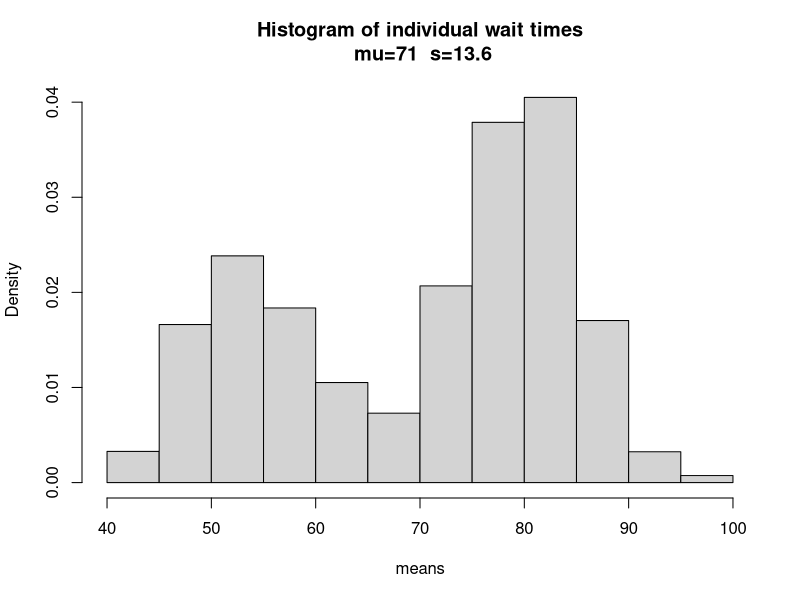
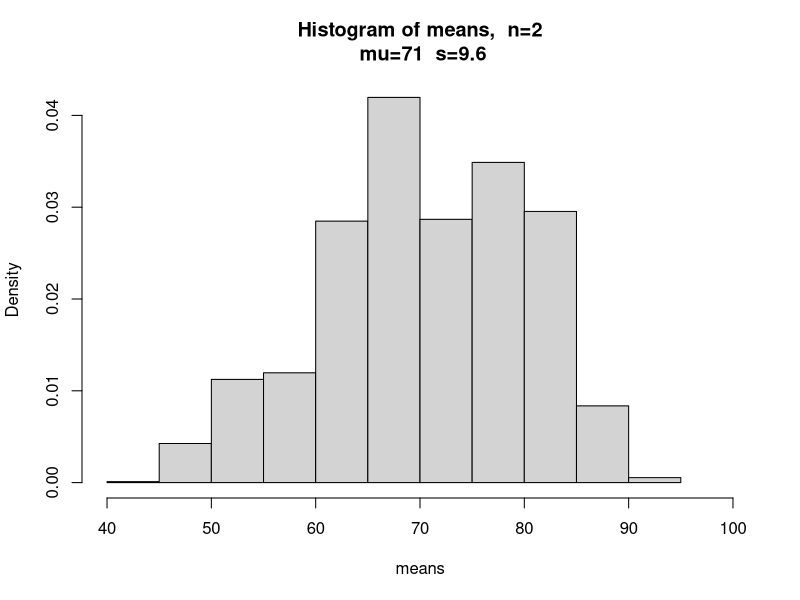
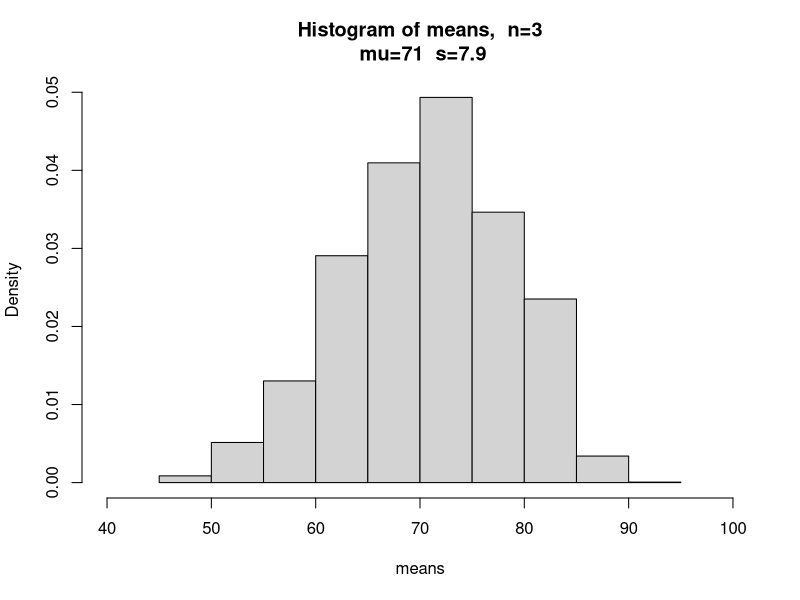
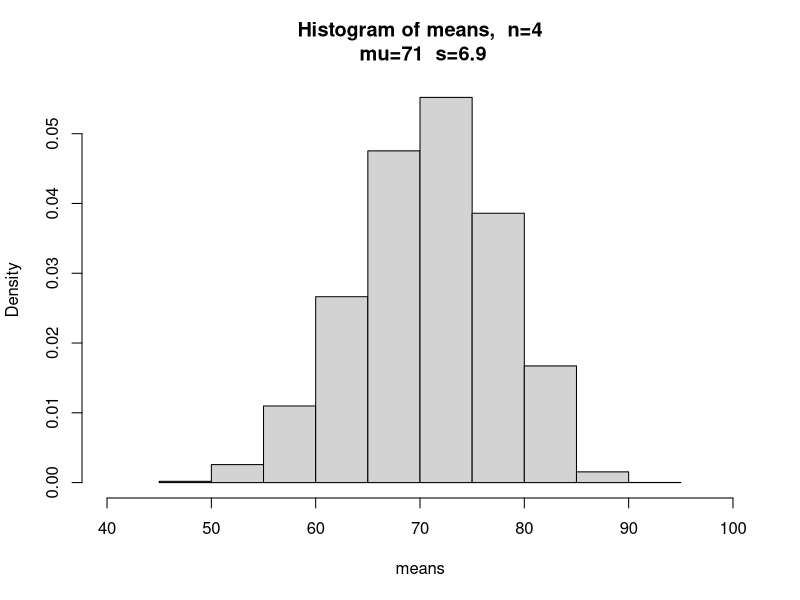
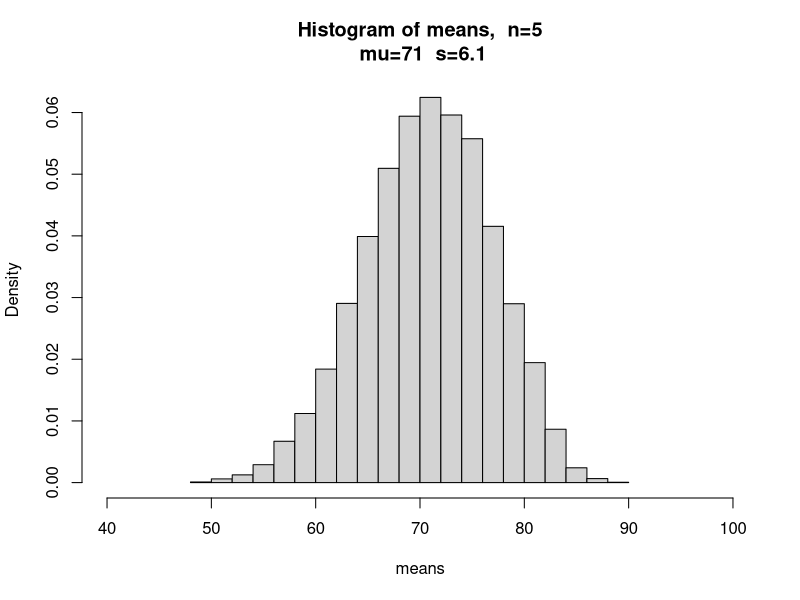
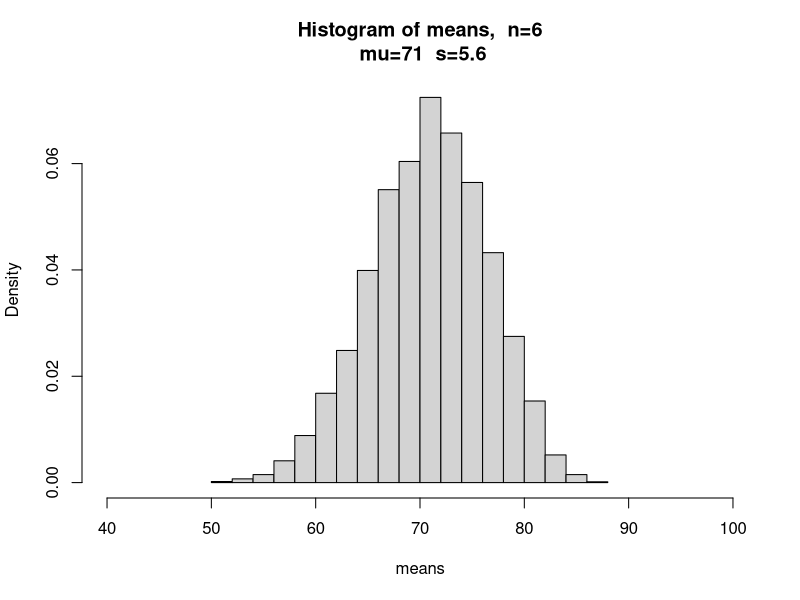
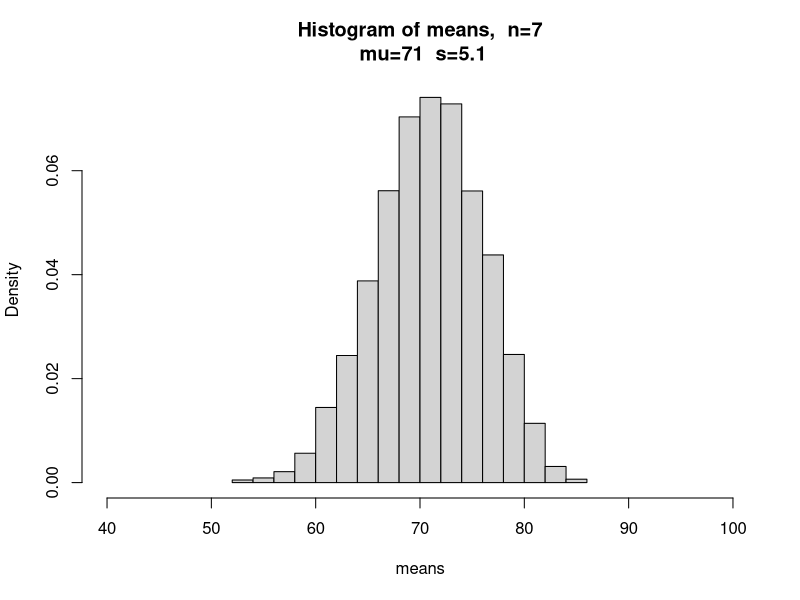
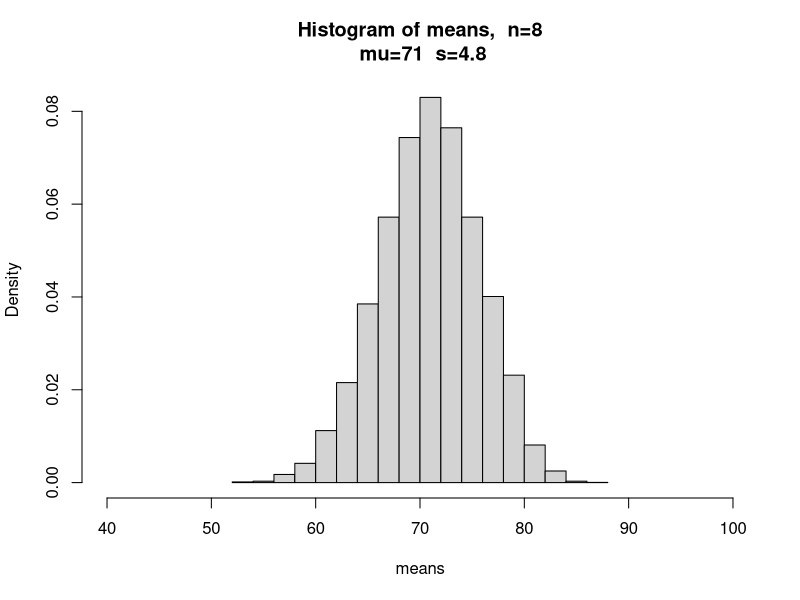

Here is the R script that generated these plots, in order:

pop = faithful$waiting

pdf("faithful.pdf")

for(i in 1:30)
{
    means = c()
    for(j in 1:10000)
    {
        means = c(means, mean(sample(pop, i, replace=T)))
    }
    mu = round(mean(means), 0)
    s = round(sd(means), 1)
    if(i == 1)
    {
    hist(means, xlim=c(40,100), freq=F, main = paste(c("Histogram of individual wait times","\n mu=",mu,"  s=",s), collapse=''))
    }
    else{
    hist(means, xlim=c(40,100), freq=F, main = paste(c("Histogram of means,  n=",i,"\n mu=",mu,"  s=",s), collapse=''))
    }
}
dev.off()
